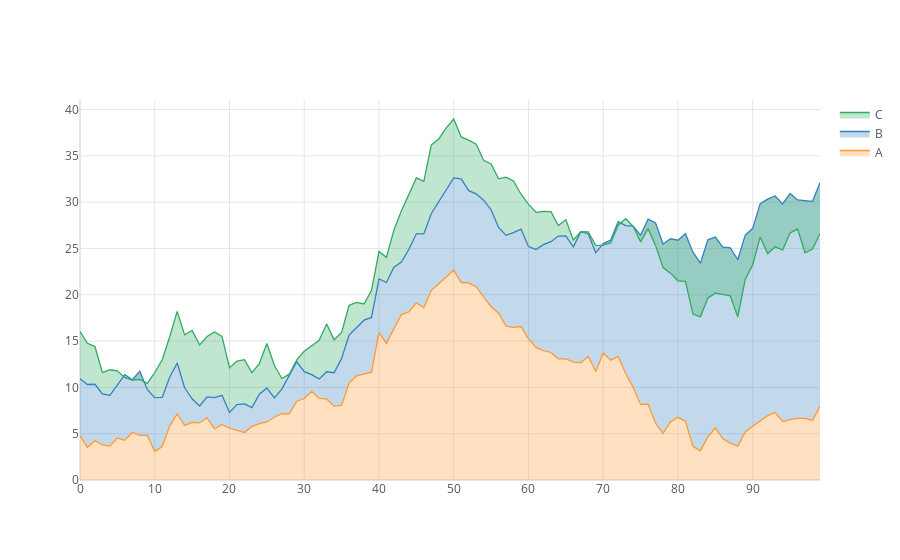

Notebook code for this chart:
### Code cell
df.iplot(kind='area', fill=True)
